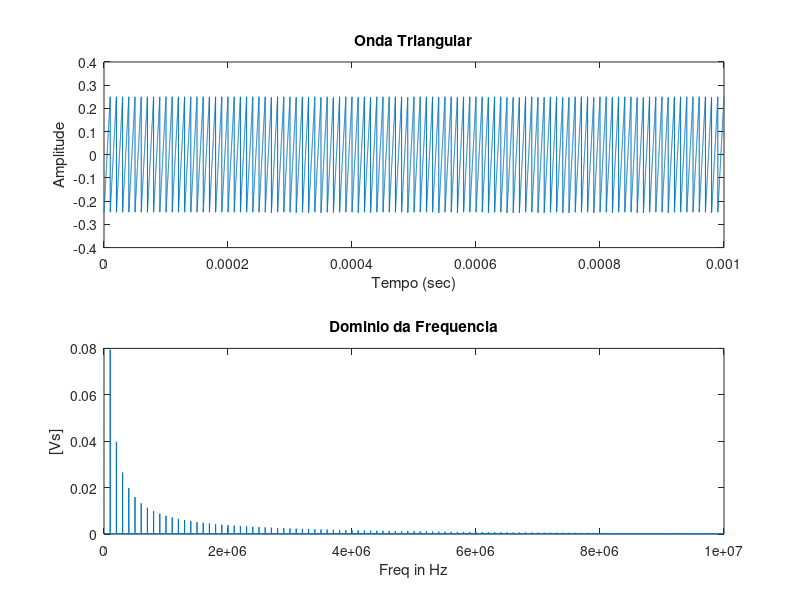

Write MATLAB code to recreate this figure.
%Laboratorio 1 - Fundamentos de Comunicacoes
% Parte 1

%A = 0.5Vp
A = 0.25;

% frequencia de amostragem
fs = 20000000;

% periodo de amostragem
Ts = 1/fs;

% F = 100hz
frequencia = 100000;

%intervalo de amostragem
t = 0:Ts:0.001;
n = length(t);

%%%%% Onda triangular
triangular = A*sawtooth(2*pi*frequencia*t);


%Transformada
N = length(triangular);
k = 0:N-1;
T = N/fs;
freq = k/T;
ffttriangular = fft(triangular)/N;
cutoff=ceil(N/2);
ffttriangular=ffttriangular(1:cutoff);

figure(1)
subplot(2,1,1);
plot(t, triangular);
xlabel('Tempo (sec)');
ylabel('Amplitude') ;
title('Onda Triangular');

subplot(2,1,2);
plot(freq(1:cutoff), abs(ffttriangular));
xlabel('Freq in Hz');
ylabel('[Vs]') ;
title('Dominio da Frequencia');